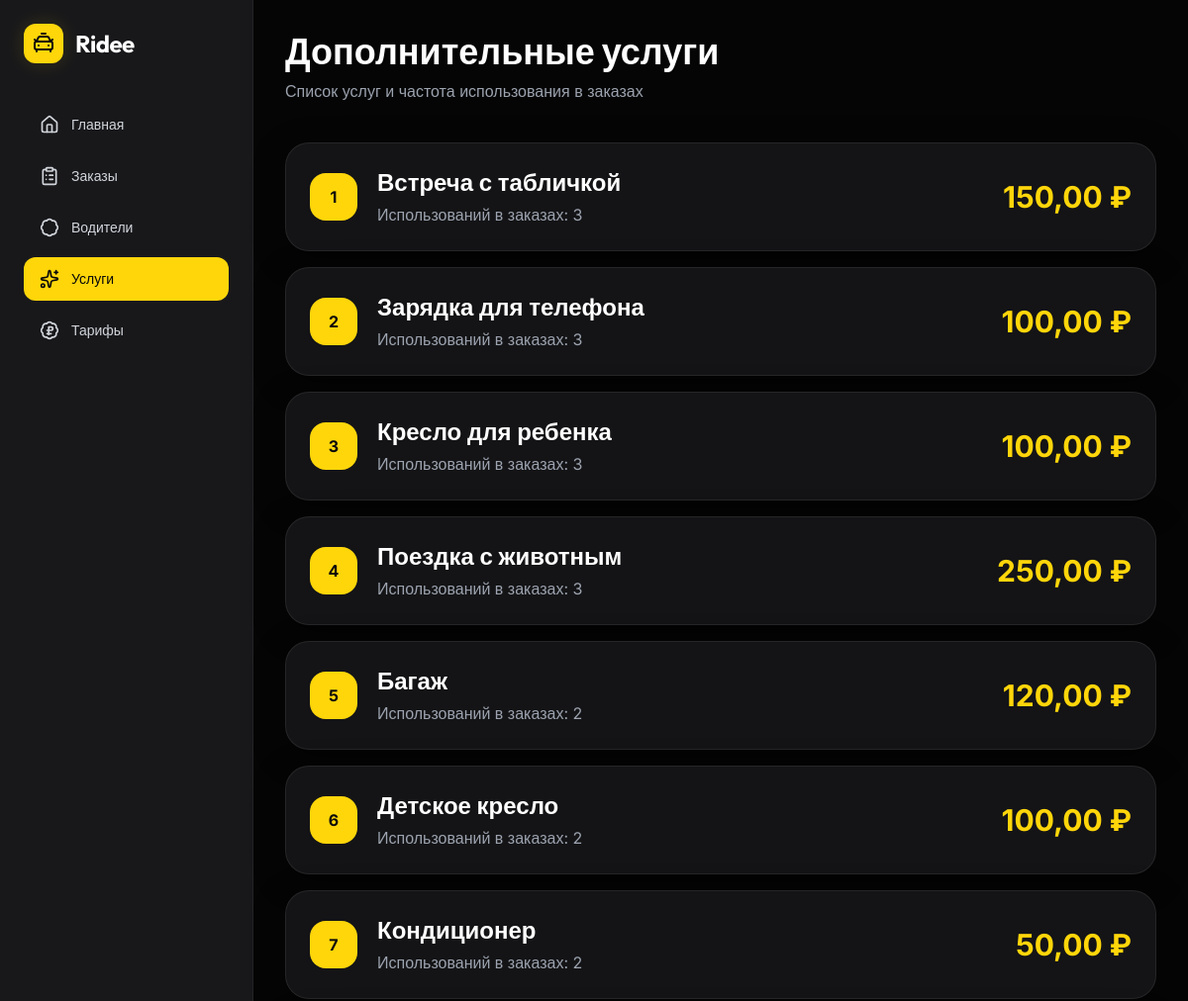
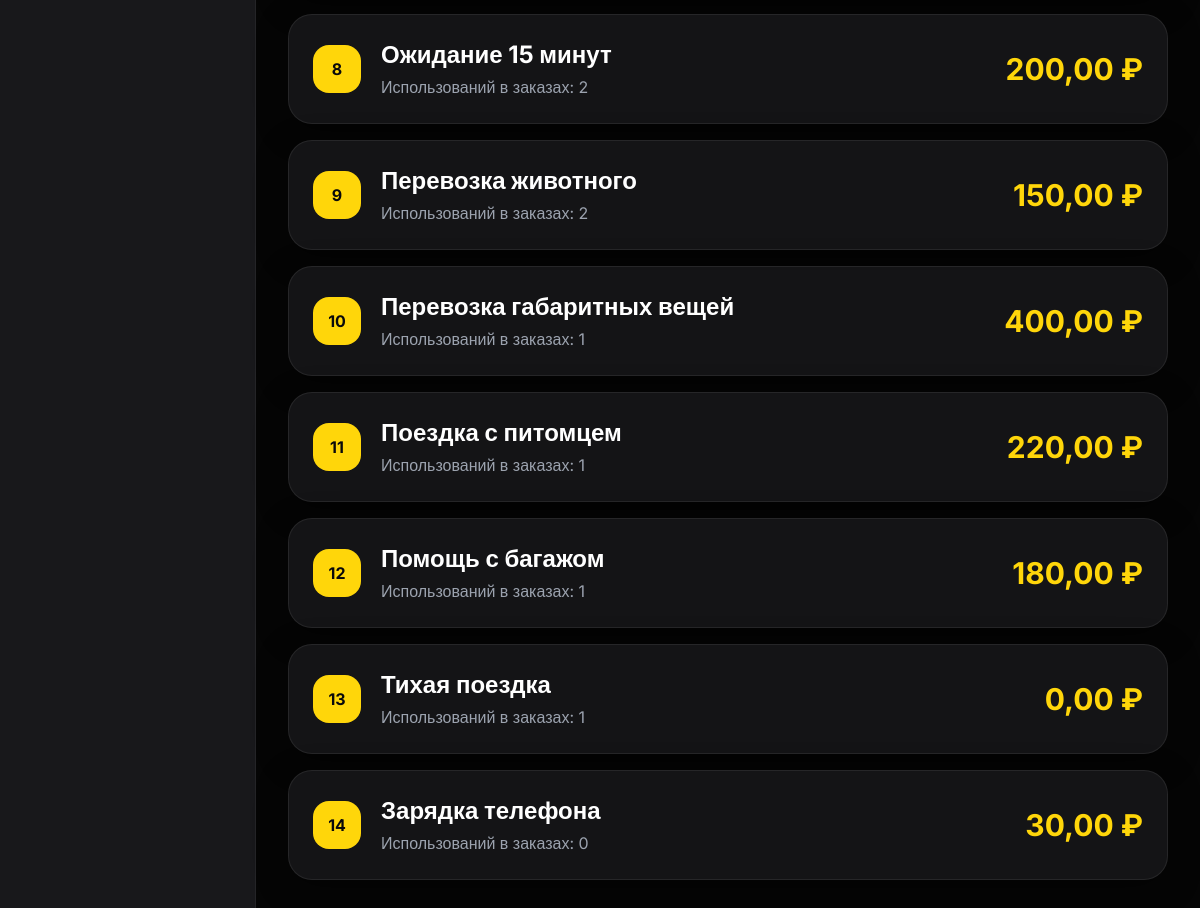
Page /services/ on the committed database (2 pictures, top to bottom).
### core/models.py (models this page shows, shortened)
class Service(models.Model):
    name = models.CharField(
        max_length=100,
        verbose_name="Название услуги"
    )
    price = models.DecimalField(
        max_digits=6,
        decimal_places=2,
        verbose_name="Цена"
    )
    class Meta:
        verbose_name = "Дополнительная услуга"
        verbose_name_plural = "Дополнительные услуги"

### core/views.py (the view)
# urls.py: path('services/', views.services_list, name='services_list'),
def services_list(request: HttpRequest) -> HttpResponse:
    services = Service.objects.annotate(
        order_count=Count('orderservice')
    ).order_by('-order_count', 'name')
    return render(request, 'pages/services_list.html', {
        'services': services
    })

### core/templates/pages/services_list.html (shortened to what this page needs)
{% extends 'base/base.html' %}
{% block content %}
<div class="mb-10">
    <h1 class="text-4xl font-display font-bold mb-2">Дополнительные услуги</h1>
    <p class="text-gray-400">Список услуг и частота использования в заказах</p>
</div>
<div class="space-y-4">
    {% for service in services %}
    <article id="service-{{ service.id }}" class="glass-panel p-6 rounded-3xl shadow-card flex items-center gap-5">
        <div class="w-12 h-12 rounded-2xl bg-brand text-dark-950 flex items-center justify-center font-bold shrink-0">
            {{ forloop.counter }}
        </div>
        <div class="flex-1">
            <h2 class="text-2xl font-bold mb-1">{{ service.name }}</h2>
            <p class="text-gray-400">Использований в заказах: {{ service.order_count }}</p>
        </div>
        <p class="text-3xl font-bold text-brand">{{ service.price }} ₽</p>
    </article>
    {% empty %}
    <div class="glass-panel p-8 rounded-3xl text-center">
        <p class="text-gray-400 text-xl">Услуг пока нет</p>
    </div>
    {% endfor %}
</div>
{% endblock %}

### core/templates/base/base.html (style rules this page uses)
body { background-color: #050505; color: white; font-family: 'Inter', sans-serif; }
.glass-panel { background: rgba(24, 24, 27, 0.85); backdrop-filter: blur(16px); border: 1px solid rgba(255,255,255,0.08); }

### rows in the picture
Service: name "Встреча с табличкой", order_count "3", price "150,00"
Service: name "Зарядка для телефона", order_count "3", price "100,00"
Service: name "Кресло для ребенка", order_count "3", price "100,00"
Service: name "Поездка с животным", order_count "3", price "250,00"
Service: name "Багаж", order_count "2", price "120,00"
Service: name "Детское кресло", order_count "2", price "100,00"
Service: name "Кондиционер", order_count "2", price "50,00"
Service: name "Ожидание 15 минут", order_count "2", price "200,00"
Service: name "Перевозка животного", order_count "2", price "150,00"
Service: name "Перевозка габаритных вещей", order_count "1", price "400,00"
Service: name "Поездка с питомцем", order_count "1", price "220,00"
Service: name "Помощь с багажом", order_count "1", price "180,00"
Service: name "Тихая поездка", order_count "1", price "0,00"
Service: name "Зарядка телефона", order_count "0", price "30,00"
